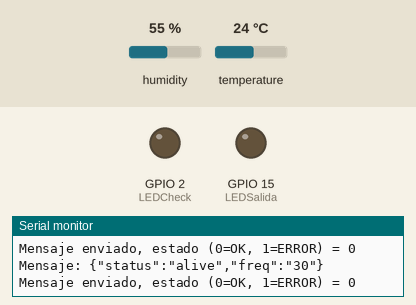
This sketch was run on a simulated ESP8266 (NodeMCU). Shown: output pins drawn as LEDs (lit = HIGH), the last lines printed to the serial monitor. Inputs (shaded band) come from the test bench; at power-on: humidity 55 %, temperature 24 °C.

Above: at 2.5 s.
At 36.5 s:
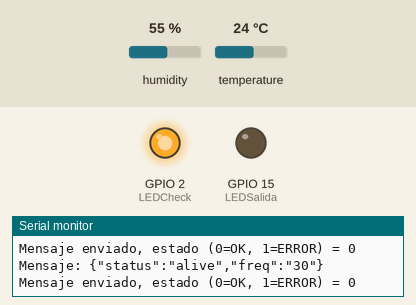
Timing chart, 0 to 40.3 s (numbered marks = the images above):
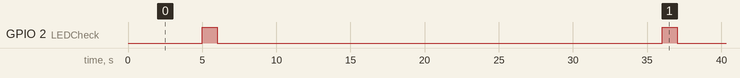

The sketch:

EspDHT11.ino
```cpp
/*

 Envía un JSON a la pasarella ESP-NOW -> MQTT que está escuchando en la MAC 3E:33:33:33:33:33

 */

//Librerias
#include <ESP8266WiFi.h>
#include <espnow.h>
#include "DHTesp.h"
DHTesp dht;

// GPIOs
#define LEDCheck 2
#define LEDSalida 15
#define DHT 5

//canal que se va a utilizar para el ESP-NOW
#define WIFI_CHANNEL 6
//2 segundos que va a estar enviando la placa información de que está viva
#define ALIVE_SECS 2  // segundos

//Claves que necesitamos para encriptar la comunicación por ESP-NOW
uint8_t kok[16]= {0x11, 0x22, 0x33, 0x44, 0x55, 0x66, 0x77, 0x88, 0x99, 0x00, 0x11, 0x22, 0x33, 0x44, 0x55, 0x66};
uint8_t key[16]= {0x33, 0x44, 0x33, 0x44, 0x33, 0x44, 0x33, 0x44, 0x33, 0x44, 0x33, 0x44, 0x33, 0x44, 0x33, 0x44};

//MAC de la ESP remota que recibe los mensajes de esta ESP mediante ESP-NOW.
uint8_t macPasarela[] = {0x3E, 0x33, 0x33, 0x33, 0x33, 0x33};
//MAC de la ESP que está en la pasarela y se encarga del ESP-NOW
uint8_t macDHT11[] = {0x3E, 0x33, 0x33, 0x33, 0x33, 0x34};
//Variable dónde se especifica el tiempo que se deja entre actualización y actualización del DHT11.
int frecuenciaActualizacion=30;
//char para construir el mensaje que se va a enviar por ESP-NOW
char mensaje[256];
//Variable que se utilizará para controlar en tiempo cada envío de información.
int countTime = 5000;
int countAliveTime = 0;
//Valor actual del LED de salida
int currentLEDValue = 0;
//Valor que llega por ESP-NOW del LED de salida
int espNowLEDValue = 0;

void setup() {

	Serial.begin(115200);
	Serial.println();

	//Inicializamos el LED y el DHT11.
	pinMode(LEDCheck, OUTPUT);
	pinMode(LEDSalida, OUTPUT);
	dht.setup(DHT, DHTesp::DHT11);

	//Ponemos el WiFi en modo AP.
	WiFi.mode(WIFI_AP);
	WiFi.disconnect();
	//Establecemos la MAC para esta ESP
	wifi_set_macaddr(SOFTAP_IF, &macDHT11[0]);
	Serial.print("MAC: "); Serial.println(WiFi.softAPmacAddress());

	//Inicializamos ESP-NOW
	if (esp_now_init() != 0) {
		Serial.println("*** Fallo al iniciar el ESP-NOW");
	  ESP.restart();
	}

	//Especificamos las claves para enviar la información de manera encriptada.
	esp_now_set_kok(kok, 16);

	//Especificamos el rol del ESP-NOW (0=OCIOSO, 1=MAESTRO, 2=ESCLAVO y 3=MAESTRO+ESCLAVO)
	esp_now_set_self_role(3);
	//Emparejamos con el otro ESP
	esp_now_add_peer(macPasarela, 3, WIFI_CHANNEL, key, 0);
	//Especificamos las claves para enviar la información de manera encriptada.
	esp_now_set_peer_key(macPasarela, key, 16);

	//Comprueba si un paquete de datos enviado ha sido recibido correctamente por un par
	esp_now_register_send_cb([](uint8_t* mac, uint8_t sendStatus) {
		Serial.printf("Mensaje enviado, estado (0=OK, 1=ERROR) = %i\n", sendStatus);
	});

	//Si llega un mensaje por ESP-NOW a esta ESP, cambiamos el valor del LED.
	esp_now_register_recv_cb([](uint8_t *mac, uint8_t *data, uint8_t len) {

		//Guardamos la acción a realizar.
		char action = (char) data[36];

		//Si es cambiar el led...
		if(action == 'l'){

		  //Obtenemos el valor nuevo del LED.
		  char led = (char) data[42];

		  //Si llega un 1, encendemos el LED, si llega un 0, apagamos el LED.
		  if(led == '1'){ espNowLEDValue = 1; }
		  if(led == '0'){ espNowLEDValue = 0; }

		  if(espNowLEDValue != currentLEDValue){
			currentLEDValue = espNowLEDValue;

			if(currentLEDValue == 1){
			  digitalWrite(LEDSalida, HIGH);
			  Serial.println("LED encendido.");
			}else{
			  digitalWrite(LEDSalida, LOW);
			  Serial.println("LED apagado.");
			}
		  }
		}

		//Si es cambiar la frecuencia...
		if(action == 'f'){

		  //Obtenemos el valor de la frecuencia.
		  int frecuencia1 = ((char) data[48] - 48)*10;
		  int frecuencia2 = ((char) data[49] - 48);

		  //Actualizamos la frecuencia.
		  frecuenciaActualizacion = frecuencia1+frecuencia2;
		  countTime=millis()+frecuenciaActualizacion*1000;
		  Serial.println("Tiempo de frecuencia actualizado.");
		}
	});
}

void loop() {

  //Un condicional para controlar cada cuanto tiempo se envía información del sensor.
  if(countTime<millis()){

    //Encedemos el LED
    digitalWrite(LEDCheck, HIGH);

    //Esperamos a que el sensor esté preparado para poder leerlo.
    delay(dht.getMinimumSamplingPeriod());

    //Leemos el sensor.
    float t= dht.getTemperature();
    t = (isnan(t))? -255 : t;
    float h= dht.getHumidity();
    h = (isnan(h))? -255 : h;

    //Creamos y mostramos el JSON que se va a enviar.
    sprintf(mensaje,"{\"hum\":%g,\"temp\":%g,\"status\":\"%s\"}", h, t, dht.getStatusString());
    Serial.printf("Mensaje: %s\n",mensaje);

    //Enviamos el JSON por ESP_NOW
    esp_now_send(macPasarela, (uint8_t *) mensaje, strlen(mensaje)+1);

    //Apagamos el LED
    digitalWrite(LEDCheck, LOW);

    //Calculamos el tiempo para envíar la siguiente información.
    countTime = millis() + frecuenciaActualizacion*1000;

  	//Si da la casualidad de que, después de enviar los datos del sensor, también va a enviar el
	//mensaje de que está vivo, lo retrasamos un segundo para que no haya interferencias.
  	if(countAliveTime!=0 && countAliveTime<millis()){ countAliveTime=millis()+1000; }
  }

  //Un condicional para controlar cada cuanto tiempo se envía un keepalive.
  if(countAliveTime<millis()){

    //Encedemos el LED
    digitalWrite(LEDCheck, HIGH);

    //Creamos y mostramos el JSON que se va a enviar.
    sprintf(mensaje,"{\"status\":\"alive\",\"freq\":\"%i\"}", frecuenciaActualizacion);
    Serial.printf("Mensaje: %s\n",mensaje);

    //Enviamos el JSON por ESP_NOW
    esp_now_send(macPasarela, (uint8_t *) mensaje, strlen(mensaje)+1);

    //Apagamos el LED
    digitalWrite(LEDCheck, LOW);

    //Calculamos el tiempo para envíar la siguiente información.
    countAliveTime = millis() + ALIVE_SECS*1000;
  }
}
```

Measured:
- by itself, GPIO 2 (LEDCheck): alternates HIGH for 1.0 s and LOW for 30.0 s
